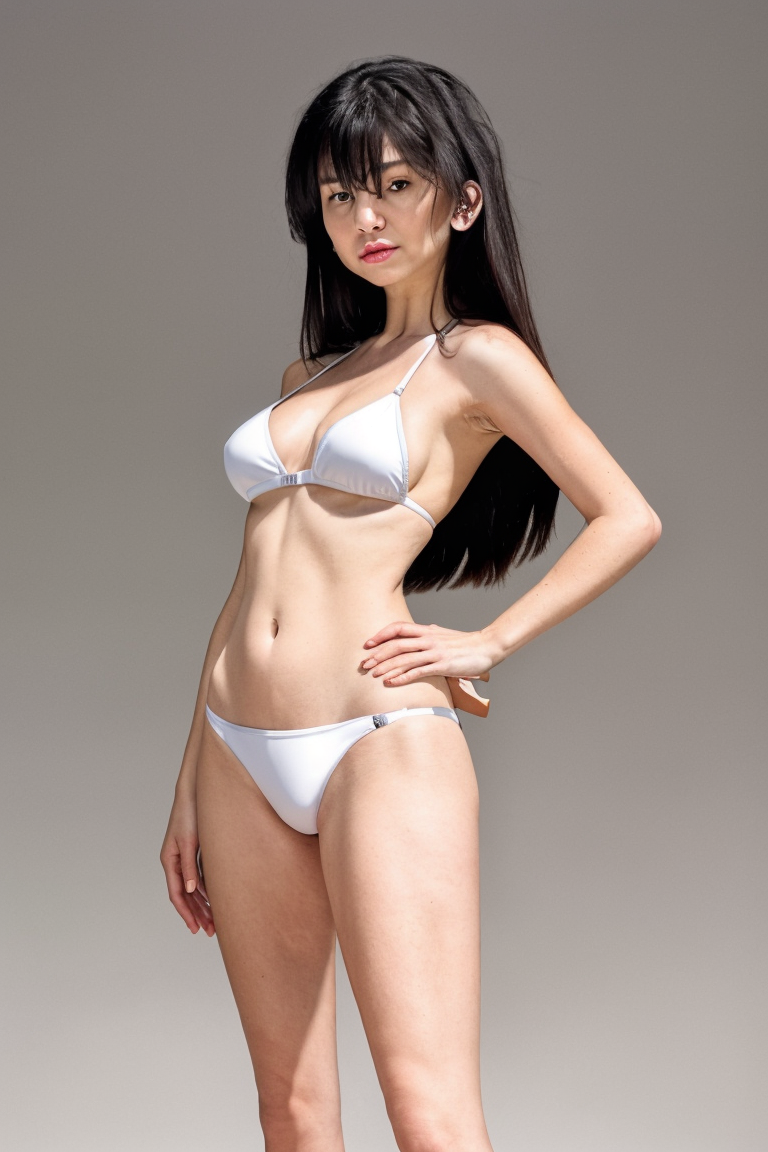
#> input picture 40204042221/stage1-bikini-white-cowboy-s12-1-photoreal-st0.7-s12.png, 768 x 1152 px
$ python effects.py ../../40204042221/stage1-bikini-white-cowboy-s12-1-photoreal-st0.7-s12.png out.png
#> lines starting #> are read from the running program, lines starting #| are printed output that depends on the picture; after the words box and inside, x2 and y2 are one past the last pixel; in counts of white or black regions, pixels touching at a corner belong together
### tools/gen/stylize.py
"""描いた絵に後から掛ける画風の加工。構図と形は元の絵のまま、見た目だけを変える。

模型を使わず、Pillow と numpy だけで動く（1 枚 数秒、GPU も通信も要らない）。
画像生成で画風ごとに描き直すと、画風ごとに形が崩れ、足の数や向きまで変わる。
同じ 1 枚から加工で全部の画風を作れば、形は 1 回検品すれば済み、画風の違いだけを比べられる。

  python3 tools/gen/stylize.py 元.png 出力ディレクトリ [画風 ...]   画風を省くと全部
  python3 tools/gen/stylize.py --list
"""
from __future__ import annotations

import sys
from pathlib import Path

import numpy as np
from PIL import Image, ImageFilter, ImageOps

# 乱数は種で固定し、同じ元絵からは毎回同じ加工が出るようにする
SEED = 7


def _arr(im: Image.Image) -> np.ndarray:
    return np.asarray(im.convert("RGB"), dtype=np.float32) / 255.0


def _img(a: np.ndarray) -> Image.Image:
    return Image.fromarray((np.clip(a, 0, 1) * 255).astype(np.uint8))


def _gray(a: np.ndarray) -> np.ndarray:
    return a[..., 0] * 0.299 + a[..., 1] * 0.587 + a[..., 2] * 0.114


# [27 lines left out: functions _edges, _paper, _streaks, not called in this run]


def _quantize(im: Image.Image, colors: int) -> Image.Image:
    return im.convert("RGB").quantize(colors=colors, method=Image.Quantize.MEDIANCUT, dither=Image.Dither.NONE).convert("RGB")


# [26 lines left out: function _kuwahara, not called in this run]


# --- 画風 ---------------------------------------------------------------

def mono(im):
    """モノクロ。明暗の幅を少し広げ、色を抜いても形が沈まないようにする"""
    return ImageOps.autocontrast(im.convert("L"), cutoff=1).convert("RGB")


# [23 lines left out: functions sepia, sketch, not called in this run]


def _blur(a: np.ndarray, r: float) -> np.ndarray:
    """2 次元のガウスぼかし（縦と横に分けて掛ける）。Pillow の 8 ビットぼかしでは細い差が丸められて線が途切れた"""
    n = max(1, int(r * 3))
    x = np.arange(-n, n + 1, dtype=np.float32)
    k = np.exp(-x * x / (2 * r * r))
    k /= k.sum()
    b = np.pad(a, n, mode="edge")
    b = sum(k[i] * b[:, i:i + a.shape[1]] for i in range(2 * n + 1))
    return sum(k[i] * b[i:i + a.shape[0], :] for i in range(2 * n + 1))


def _box(a: np.ndarray, r: int) -> np.ndarray:
    c = np.pad(a, ((r + 1, r), (r + 1, r))).cumsum(0).cumsum(1)
    h, w = a.shape
    s = 2 * r + 1
    return c[s:s + h, s:s + w] - c[:h, s:s + w] - c[s:s + h, :w] + c[:h, :w]


def _drop_specks(line: np.ndarray, r: int, min_px: int) -> np.ndarray:
    """小さな点（毛並みや紙のざらつきが線に化けたもの）を消す。
    近くの線の量が少ない画素は、つながった線ではなく点とみなす"""
    on = (line > 0.5).astype(np.float32)
    return line * (_box(on, r) >= min_px)


def xdog(im, sigma: float = 0.8, k: float = 1.6, p: float = 22.0, eps: float = -0.02, phi: float = 60.0) -> np.ndarray:
    """XDoG（ぼかしの差を鋭く引き伸ばす）で線の濃さ 0〜1 を出す。
    勾配で取る輪郭は太さが揃わず二重線になったが、XDoG は 1 本の筆の線に近くなった"""
    g = np.asarray(im.convert("L"), dtype=np.float32) / 255.0
    # 平らな所の小さなざらつきを先に消し、毛並みが全部線になるのを防ぐ
    g = _blur(g, 0.6)
    d = (1 + p) * _blur(g, sigma) - p * _blur(g, sigma * k)
    v = np.where(d >= eps, 1.0, 1.0 + np.tanh(phi * (d - eps)))
    return np.clip(1 - v, 0, 1)


# [26 lines left out: functions _line, lineart, ink, not called in this run]


def _subject(im) -> np.ndarray:
    """被写体の形 0/1。四辺の色を背景とみなし、背景から色が離れた所を被写体にする。
    描いた動物は無地に近い背景の上にいるので、模型なしでも形が取れる"""
    a = _arr(im.filter(ImageFilter.GaussianBlur(2)))
    h, w, _ = a.shape
    edge = np.concatenate([a[0], a[-1], a[:, 0], a[:, -1]])
    bg = np.median(edge, 0)
    d = np.sqrt(((a - bg) ** 2).sum(-1))
    m = (d > max(0.12, np.percentile(np.sqrt(((edge - bg) ** 2).sum(-1)), 95) * 1.5)).astype(np.uint8) * 255
    # 白い体が白い地にいると色の差では取れない。線（XDoG）も壁にして、四隅から背景を塗りつぶし、
    # 塗られなかった所を被写体とする
    s = max(1, min(h, w) // 300)
    wall = np.maximum(m, (_drop_specks(xdog(im, sigma=0.7 * s), 3 * s, 7 * s) > 0.5) * 255).astype(np.uint8)
    img = Image.fromarray(wall).filter(ImageFilter.MaxFilter(7))
    from PIL import ImageDraw
    for xy in ((0, 0), (w - 1, 0), (0, h - 1), (w - 1, h - 1)):
        if img.getpixel(xy) == 0:
            ImageDraw.floodfill(img, xy, 128)
    m = np.where(np.asarray(img) == 128, 0, 255).astype(np.uint8)
    img = Image.fromarray(m)
    for f in (ImageFilter.MinFilter(5), ImageFilter.ModeFilter(9)):
        img = img.filter(f)
    return np.asarray(img, dtype=np.float32) / 255.0


# [300 lines left out: functions kirie, _cells, _cell_mean, _borders, stainedglass, mosaic and 18 more, not called in this run]


STYLES = {
    "mono": mono, "sepia": sepia, "sketch": sketch, "charcoal": charcoal, "lineart": lineart, "ink": ink,
    "kirie": kirie, "stainedglass": stainedglass, "mosaic": mosaic, "impressionist": impressionist,
    "pointillism": pointillism, "oil": oil, "watercolor": watercolor, "anime": anime, "manga": manga,
    "ukiyoe": ukiyoe, "popart": popart, "pixel": pixel, "blueprint": blueprint,
    "engraving": engraving, "colorpencil": colorpencil, "neon": neon, "silhouette": silhouette,
    "pastel": pastel, "linocut": linocut,
}


# [21 lines left out: functions apply, main, not called in this run]


# [2 lines that do not run on import are left out]

### tools/gen/effects.py
"""特殊な加工（エフェクト）。画風ではなく、どの絵にも後から重ねる演出。

集中線・魚眼のような効果は、画像生成の言葉に入れると絵そのものが崩れ（体が渦に巻かれる、線が体を横切る）、
効き方も毎回変わる。形を描いたあとに加工として掛ければ、元の形を壊さずに同じ効き方で何度でも掛けられる。
そのため、ここにある効果は画風（animal_cycle.py の言葉）には入れず、加工だけで使う。

  python3 tools/gen/effects.py 元.png 出力ディレクトリ [効果 ...]   効果を省くと全部
"""
from __future__ import annotations

import sys
from pathlib import Path

import numpy as np
from PIL import Image

from stylize import _arr, _blur, _gray, _img, _subject

SEED = 5


def _sample(a: np.ndarray, yy: np.ndarray, xx: np.ndarray) -> np.ndarray:
    """座標 (yy, xx) の色を双線形で拾う。外に出た所は端の色"""
    h, w = a.shape[:2]
    yy = np.clip(yy, 0, h - 1.001)
    xx = np.clip(xx, 0, w - 1.001)
    y0 = yy.astype(int)
    x0 = xx.astype(int)
    fy = (yy - y0)[..., None]
    fx = (xx - x0)[..., None]
    return (a[y0, x0] * (1 - fy) * (1 - fx) + a[y0 + 1, x0] * fy * (1 - fx)
            + a[y0, x0 + 1] * (1 - fy) * fx + a[y0 + 1, x0 + 1] * fy * fx)


def _center(im):
    """効果の中心。被写体の重心（取れなければ絵の中心）"""
    m = _subject(im)
    if m.sum() < 0.01 * m.size:
        return m.shape[0] / 2, m.shape[1] / 2
    ys, xs = np.nonzero(m > 0.5)
    return float(ys.mean()), float(xs.mean())


def focus_lines(im):
    """集中線。中心へ向かう黒い楔の線を外側に引き、中心の被写体の周りは空ける"""
    a = _arr(im)
    h, w = a.shape[:2]
    cy, cx = _center(im)
    yy, xx = np.mgrid[0:h, 0:w].astype(np.float32)
    ang = np.arctan2(yy - cy, xx - cx)
    r = np.hypot(yy - cy, xx - cx) / np.hypot(h, w)
    rng = np.random.default_rng(SEED)
    n = 360
    k = ((ang + np.pi) / (2 * np.pi) * n).astype(int) % n
    start = 0.18 + 0.12 * rng.random(n)              # 線ごとに始まる半径をばらす
    width = 0.25 + 0.5 * rng.random(n)               # 線ごとの太さ（角度の割合）
    frac = ((ang + np.pi) / (2 * np.pi) * n) % 1
    grow = np.clip((r - start[k]) / 0.25, 0, 1)      # 外へ行くほど太る楔
    ink = (np.abs(frac - 0.5) < width[k] * grow * 0.5).astype(np.float32)
    ink *= (_subject(im) < 0.5)
    return _img(a * (1 - ink[..., None]))


def speed_lines(im):
    """流線（スピード線）。横向きの細い線を背景に流し、被写体には掛けない"""
    a = _arr(im)
    h, w = a.shape[:2]
    rng = np.random.default_rng(SEED)
    rows = rng.random(h) < 0.18
    length = rng.random(h)
    xx = np.arange(w)[None, :] / w
    ink = (rows[:, None] & (np.abs(xx - rng.random(h)[:, None]) < 0.15 + 0.35 * length[:, None])).astype(np.float32)
    ink = _blur(ink, 0.6) > 0.3
    ink = ink & (_subject(im) < 0.5)
    return _img(a * (1 - 0.9 * ink[..., None]))


def fisheye(im):
    """魚眼。中心を膨らませ、縁を丸く縮める（円の外は黒）"""
    a = _arr(im)
    h, w = a.shape[:2]
    yy, xx = np.mgrid[0:h, 0:w].astype(np.float32)
    ny, nx = (yy - h / 2) / (h / 2), (xx - w / 2) / (w / 2)
    r = np.hypot(ny, nx)
    # 等距離射影: 見える角度が半径に比例する。r を元の像の tan に戻す
    # 半分の画角を 55 度にした。80 度では中心が 6 倍に拡がり、被写体の一部しか写らなかった
    half = np.deg2rad(55)
    theta = r * half
    src = np.where(r > 0, np.tan(np.minimum(theta, np.deg2rad(85))) / np.tan(half) / np.maximum(r, 1e-6), 1)
    out = _sample(a, h / 2 + ny * src * h / 2, w / 2 + nx * src * w / 2)
    return _img(out * (r <= 1)[..., None])


def vignette(im):
    """周辺減光。縁に向かって暗くする"""
    a = _arr(im)
    h, w = a.shape[:2]
    yy, xx = np.mgrid[0:h, 0:w].astype(np.float32)
    r = np.hypot((yy - h / 2) / (h / 2), (xx - w / 2) / (w / 2)) / np.sqrt(2)
    return _img(a * (1 - 0.75 * np.clip(r - 0.35, 0, 1) ** 1.5 / 0.65 ** 1.5)[..., None])


def glitch(im):
    """グリッチ。横の帯をずらし、色の版をずらす"""
    a = _arr(im).copy()
    h, w = a.shape[:2]
    rng = np.random.default_rng(SEED)
    y = 0
    while y < h:
        t = int(rng.integers(2, max(3, h // 25)))
        if rng.random() < 0.3:
            a[y:y + t] = np.roll(a[y:y + t], int(rng.integers(-w // 12, w // 12)), axis=1)
        y += t
    d = max(2, w // 120)
    a[..., 0] = np.roll(a[..., 0], d, 1)
    a[..., 2] = np.roll(a[..., 2], -d, 1)
    return _img(a)


def anaglyph(im):
    """赤青の立体視。赤の版を左、青緑の版を右にずらす"""
    g = _gray(_arr(im))
    d = max(2, im.size[0] // 80)
    return _img(np.stack([np.roll(g, -d, 1), np.roll(g, d, 1), np.roll(g, d, 1)], -1))


def chromatic(im):
    """色収差。縁に行くほど赤と青の版を外へずらす"""
    a = _arr(im)
    h, w = a.shape[:2]
    yy, xx = np.mgrid[0:h, 0:w].astype(np.float32)
    out = a.copy()
    for c, s in ((0, 1.012), (2, 0.988)):
        out[..., c] = _sample(a[..., c:c + 1], h / 2 + (yy - h / 2) / s, w / 2 + (xx - w / 2) / s)[..., 0]
    return _img(out)


def oldphoto(im):
    """古い写真。セピアに退色させ、傷と粒と周辺減光を足す"""
    g = _gray(_arr(im))
    h, w = g.shape
    a = np.stack([g * 1.0 + 0.08, g * 0.88 + 0.05, g * 0.7 + 0.02], -1)
    a = 0.12 + 0.8 * a
    rng = np.random.default_rng(SEED)
    a *= (0.94 + 0.12 * rng.random((h, w)))[..., None]
    for _ in range(12):
        x = int(rng.integers(0, w))
        a[:, x:x + 1] = np.minimum(a[:, x:x + 1] + 0.25, 1)
    return vignette(_img(a))


def tiltshift(im):
    """ミニチュア（ティルトシフト）。上下をぼかして中央の帯だけくっきり、色を濃くする"""
    a = _arr(im)
    h, _ = a.shape[:2]
    b = np.stack([_blur(a[..., c], max(2, h / 80)) for c in range(3)], -1)
    t = np.clip(np.abs(np.arange(h) / h - 0.5) / 0.3, 0, 1)[:, None, None]
    out = a * (1 - t) + b * t
    g = _gray(out)[..., None]
    return _img(g + (out - g) * 1.4)


def bloom(im):
    """光のにじみ。明るい所をぼかして足す"""
    a = _arr(im)
    hi = np.clip(a - 0.7, 0, 1) / 0.3
    r = max(3, min(a.shape[:2]) / 40)
    glow = np.stack([_blur(hi[..., c], r) for c in range(3)], -1)
    return _img(1 - (1 - a) * (1 - 0.8 * glow))


def rays(im):
    """光芒。右上から差す光の筋を重ねる"""
    a = _arr(im)
    h, w = a.shape[:2]
    yy, xx = np.mgrid[0:h, 0:w].astype(np.float32)
    ang = np.arctan2(yy + 0.2 * h, xx - 1.1 * w)
    rng = np.random.default_rng(SEED)
    n = 40
    k = ((ang + np.pi) / (2 * np.pi) * n * 6).astype(int) % n
    beam = (rng.random(n) < 0.4)[k].astype(np.float32)
    beam = _blur(beam, max(2, w / 150)) * np.clip(1 - np.hypot(yy, xx - w) / np.hypot(h, w), 0, 1)
    return _img(1 - (1 - a) * (1 - 0.45 * beam[..., None] * np.array([1, 0.95, 0.8])))


def sparkle(im):
    """キラキラ。背景に十字の光の点を散らす"""
    a = _arr(im).copy()
    h, w = a.shape[:2]
    rng = np.random.default_rng(SEED)
    bg = _subject(im) < 0.5
    s = max(4, min(h, w) // 40)
    for _ in range(30):
        y, x = int(rng.integers(s, h - s)), int(rng.integers(s, w - s))
        if not bg[y, x]:
            continue
        L = int(s * (0.5 + rng.random()))
        for dy, dx in ((0, 1), (1, 0)):
            for t in range(-L, L + 1):
                yy, xx = min(h - 1, max(0, y + dy * t)), min(w - 1, max(0, x + dx * t))
                a[yy, xx] = 1 - (1 - a[yy, xx]) * (abs(t) / L)
    return _img(a)


def kaleidoscope(im):
    """万華鏡。中心の周りを 6 つの鏡で折り返す"""
    a = _arr(im)
    h, w = a.shape[:2]
    yy, xx = np.mgrid[0:h, 0:w].astype(np.float32)
    ang = np.arctan2(yy - h / 2, xx - w / 2)
    r = np.hypot(yy - h / 2, xx - w / 2)
    seg = np.pi / 3
    t = np.abs(((ang % seg) + seg) % seg - seg / 2) - seg / 2 + np.pi / 2
    return _img(_sample(a, h / 2 + r * np.sin(t) * 0.9, w / 2 + r * np.cos(t) * 0.9))


def mirror(im):
    """鏡写し。左半分を右へ折り返す"""
    a = _arr(im)
    w = a.shape[1]
    out = a.copy()
    out[:, w - w // 2:] = a[:, :w // 2][:, ::-1]
    return _img(out)


def swirl(im):
    """渦。中心ほど強くねじる"""
    a = _arr(im)
    h, w = a.shape[:2]
    yy, xx = np.mgrid[0:h, 0:w].astype(np.float32)
    dy, dx = yy - h / 2, xx - w / 2
    r = np.hypot(dy, dx)
    t = np.arctan2(dy, dx) + 2.5 * np.clip(1 - r / (0.5 * min(h, w)), 0, 1) ** 2
    return _img(_sample(a, h / 2 + r * np.sin(t), w / 2 + r * np.cos(t)))


def wave(im):
    """波打ち。水面に映ったように横へ揺らす"""
    a = _arr(im)
    h, w = a.shape[:2]
    yy, xx = np.mgrid[0:h, 0:w].astype(np.float32)
    return _img(_sample(a, yy, xx + np.sin(yy / max(4, h / 30)) * w / 80))


def koma(im):
    """コマ枠。黒い枠線と白い余白で 1 コマに収める"""
    a = _arr(im)
    h, w = a.shape[:2]
    m = max(6, min(h, w) // 25)
    t = max(2, min(h, w) // 200)
    out = np.ones_like(a)
    out[m:h - m, m:w - m] = a[m:h - m, m:w - m]
    out[m - t:m, m - t:w - m + t] = 0
    out[h - m:h - m + t, m - t:w - m + t] = 0
    out[m - t:h - m + t, m - t:m] = 0
    out[m - t:h - m + t, w - m:w - m + t] = 0
    return _img(out)


EFFECTS = {
    "focus_lines": focus_lines, "speed_lines": speed_lines, "fisheye": fisheye, "vignette": vignette,
    "glitch": glitch, "anaglyph": anaglyph, "chromatic": chromatic, "oldphoto": oldphoto,
    "tiltshift": tiltshift, "bloom": bloom, "rays": rays, "sparkle": sparkle,
    "kaleidoscope": kaleidoscope, "mirror": mirror, "swirl": swirl, "wave": wave, "koma": koma,
}


if __name__ == "__main__":
    if len(sys.argv) < 3:
        print(__doc__)
        sys.exit(2)
    im = Image.open(sys.argv[1]).convert("RGB")
#> im is the input picture: PIL image 768x1152 RGB; mean R, G, B 159.2, 143.9, 136
    out = Path(sys.argv[2])
    out.mkdir(parents=True, exist_ok=True)
    for n in sys.argv[3:] or list(EFFECTS):
        p = out / f"{Path(sys.argv[1]).stem}-fx-{n}.png"
        EFFECTS[n](im).save(p)
        print(p)
#> this loop made 17 passes
#> n on passes 2, 9, 10, 12: 6, 43, 57, 6
#> n on pass 1: 6
#> pass 1, in _subject, `d = np.sqrt(((a - bg) ** 2).sum(-1))`:
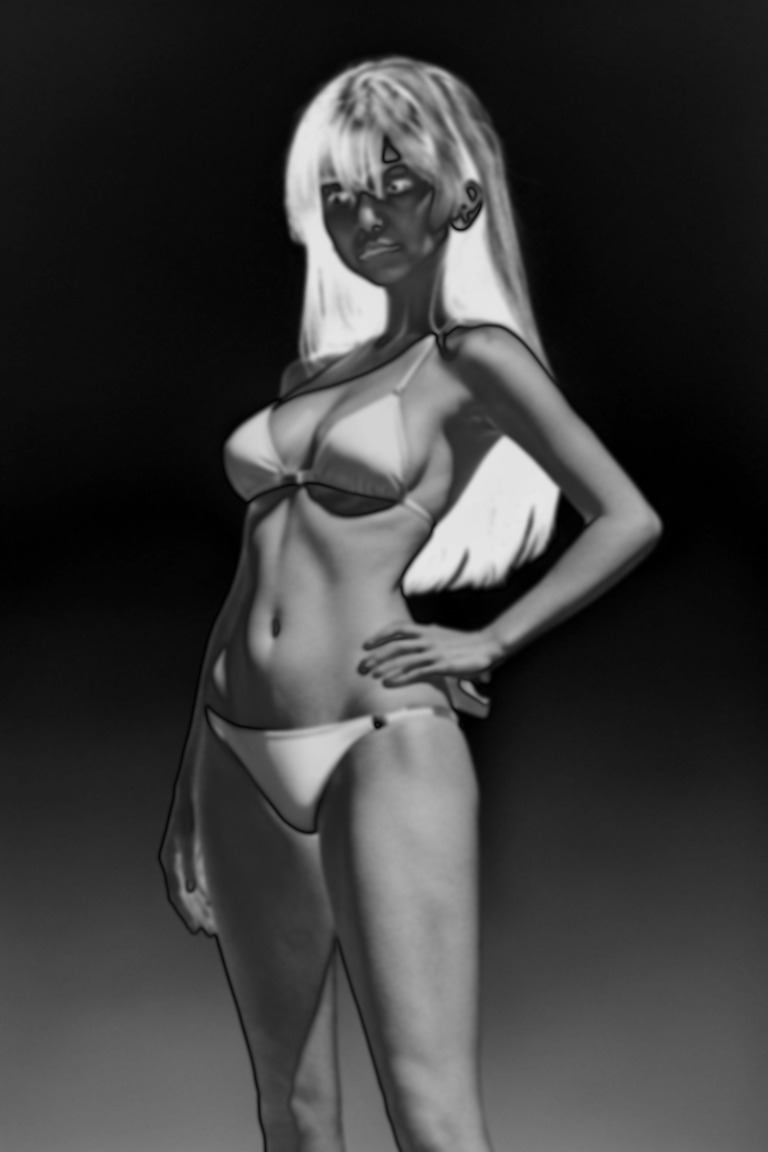
#> d: shape (1152, 768) float32; min 0, max 0.907, mean 0.235
#> pass 1, in _subject, `m = (d > max(0.12, np.percentile(np.sqrt(((edge - bg) ** 2).sum(-1)), ..`:
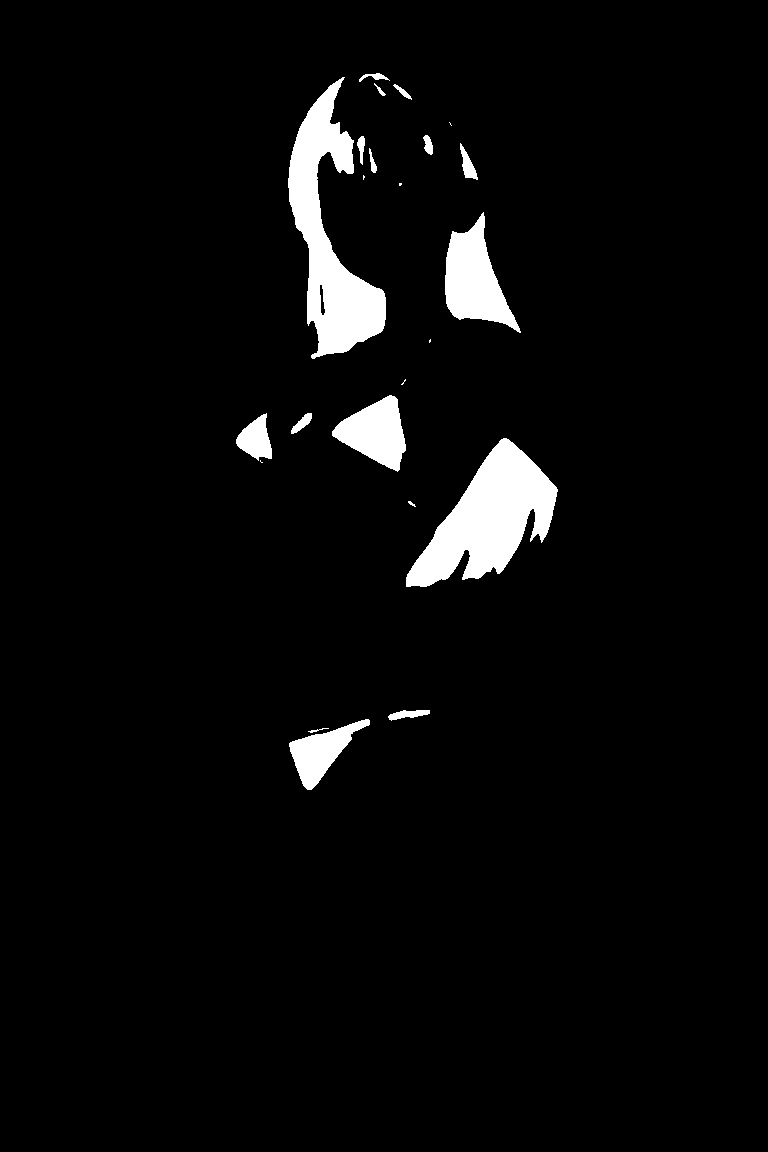
#> m: shape (1152, 768); 4% white; 23 white regions (6 under 20 px), largest, box (x1, y1, x2, y2) and area: (288, 77, 386, 359) 11224, (406, 438, 558, 587) 11057, (445, 212, 521, 333) 4610
